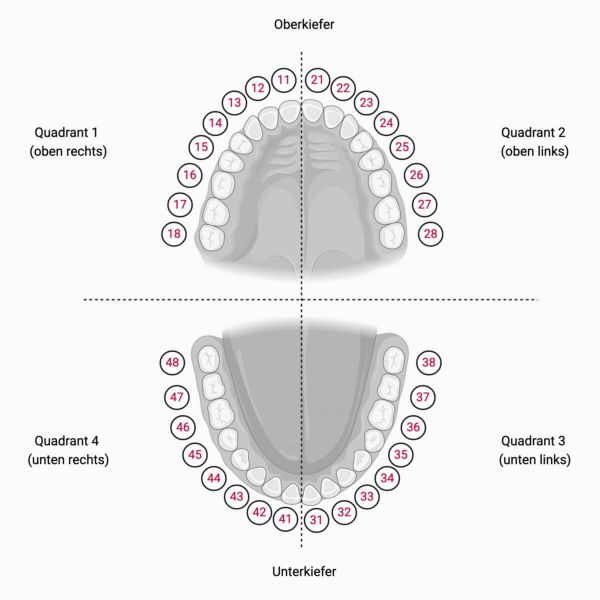
#> input picture mobile/assets/clinical/fdi_chart.png, 1200 x 1200 px, found by its file name (shown at 1/2 size)
$ python detect_fdi_circles.py
#> lines starting #> are read from the running program, lines starting #| are printed output that depends on the picture; after the words box and inside, x2 and y2 are one past the last pixel; in counts of white or black regions, pixels touching at a corner belong together
#!/usr/bin/env python3
"""Find white FDI number badges (red digits) on the chart."""
from __future__ import annotations

import cv2
import numpy as np
from pathlib import Path

img = cv2.imread("assets/clinical/fdi_chart.png")
#> img is the input picture: shape (1200, 1200, 3); mean B, G, R 237.1, 236.9, 237.5
h, w = img.shape[:2]
#> h = 1200; w = 1200
hsv = cv2.cvtColor(img, cv2.COLOR_BGR2HSV)
#> hsv: shape (1200, 1200, 3); mean H, S, V 3.2, 1, 237.6
bgr = img

# Red digit pixels
m1 = cv2.inRange(hsv, (0, 70, 70), (12, 255, 255))
#> m1: shape (1200, 1200); every value is 0
m2 = cv2.inRange(hsv, (168, 70, 70), (180, 255, 255))
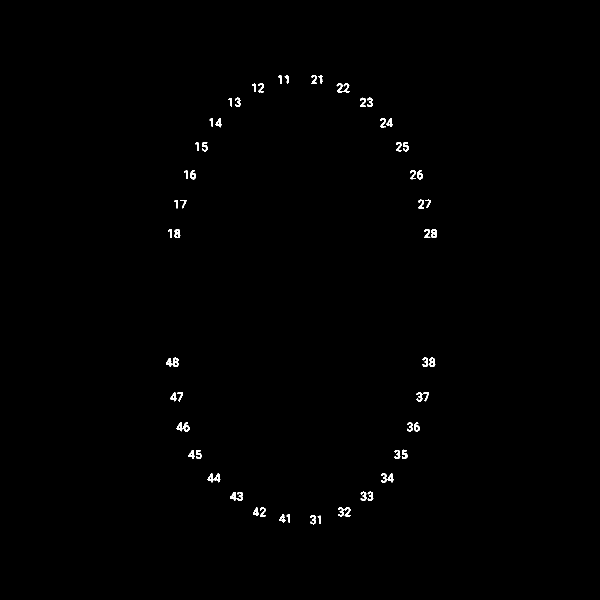
#> m2: shape (1200, 1200) (shown at 1/2 size); 0.48% white; 61 white regions, largest, box (x1, y1, x2, y2) and area: (460, 984, 486, 1002) 246, (415, 947, 441, 965) 234, (673, 166, 699, 185) 229
red = cv2.bitwise_or(m1, m2)
k = cv2.getStructuringElement(cv2.MORPH_ELLIPSE, (5, 5))
red = cv2.dilate(red, k, iterations=2)
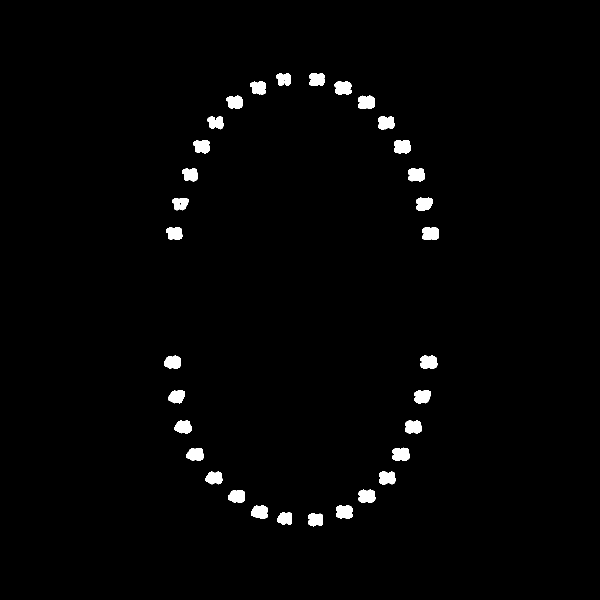
#> red: shape (1200, 1200) (shown at 1/2 size); 1.6% white; 32 white regions, largest, box (x1, y1, x2, y2) and area: (788, 280, 822, 307) 802, (785, 895, 819, 922) 788, (716, 191, 750, 218) 787

n, labels, stats, cents = cv2.connectedComponentsWithStats(red, 8)
#> labels: shape (1200, 1200) int32; 33 distinct labels, from 0 to 32
#> n = 33; stats = 33 rows, first 6: [0, 0, 1200, 1200, 1417037], [552, 146, 29, 26, 576], [619, 146, 30, 26, 699], [500, 162, 32, 27, 686], [669, 162, 34, 27, 783], [453, 191, 32, 27, 685]; cents = 33 pairs, first value 345.1 to 860.9, second value 158.1 to 1039
badges = []
for i in range(1, n):
    area = int(stats[i, cv2.CC_STAT_AREA])
    if area < 40 or area > 900:
        continue
    x = float(cents[i][0])
    y = float(cents[i][1])
    bw = int(stats[i, cv2.CC_STAT_WIDTH])
    bh = int(stats[i, cv2.CC_STAT_HEIGHT])
    if bw > 55 or bh > 55:
        continue
    # Must sit on a bright badge
    xi, yi = int(x), int(y)
    if yi < 0 or yi >= h or xi < 0 or xi >= w:
        continue
    if float(bgr[yi, xi].mean()) < 160:
        continue
    # Estimate radius from component bbox
    r = 0.55 * max(bw, bh) + 6
    badges.append((x / w, y / h, r / w, xi, yi, int(r), area))
#> this loop made 32 passes
#> (area, x, y, bw, bh, xi, yi, r) on passes 1 to 12: (576, 567.1, 158.1, 29, 26, 567, 158, 21.95), (699, 633.5, 158.6, 30, 26, 633, 158, 22.5), (686, 516.8, 175.1, 32, 27, 516, 175, 23.6), (783, 685.8, 175.5, 34, 27, 685, 175, 24.7), (685, 469.7, 204, 32, 27, 469, 203, 23.6), (787, 732.3, 204.5, 34, 27, 732, 204, 24.7), (643, 431.7, 244.7, 33, 27, 431, 244, 24.15), (754, 771.9, 245.2, 34, 27, 771, 245, 24.7), (714, 403.6, 292.5, 33, 27, 403, 292, 24.15), (802, 804.3, 292.9, 34, 27, 804, 292, 24.7), (672, 380.4, 348.8, 32, 27, 380, 348, 23.6), (766, 832.5, 349.2, 34, 27, 832, 349, 24.7)
#> after the loop, badges = 32 items

badges.sort(key=lambda t: (t[1], t[0]))
print("red badges", len(badges))
#| red badges 32
vis = img.copy()
for b in badges:
    cv2.circle(vis, (b[3], b[4]), b[5], (0, 255, 0), 2)
#> this loop made 32 passes
#> b on passes 1 to 12: (0.473, 0.132, 0.0183, 567, 158, 21, 576), (0.528, 0.132, 0.0187, 633, 158, 22, 699), (0.431, 0.146, 0.0197, 516, 175, 23, 686), (0.571, 0.146, 0.0206, 685, 175, 24, 783), (0.391, 0.17, 0.0197, 469, 203, 23, 685), (0.61, 0.17, 0.0206, 732, 204, 24, 787), (0.36, 0.204, 0.0201, 431, 244, 24, 643), (0.643, 0.204, 0.0206, 771, 245, 24, 754), (0.336, 0.244, 0.0201, 403, 292, 24, 714), (0.67, 0.244, 0.0206, 804, 292, 24, 802), (0.317, 0.291, 0.0197, 380, 348, 23, 672), (0.694, 0.291, 0.0206, 832, 349, 24, 766)
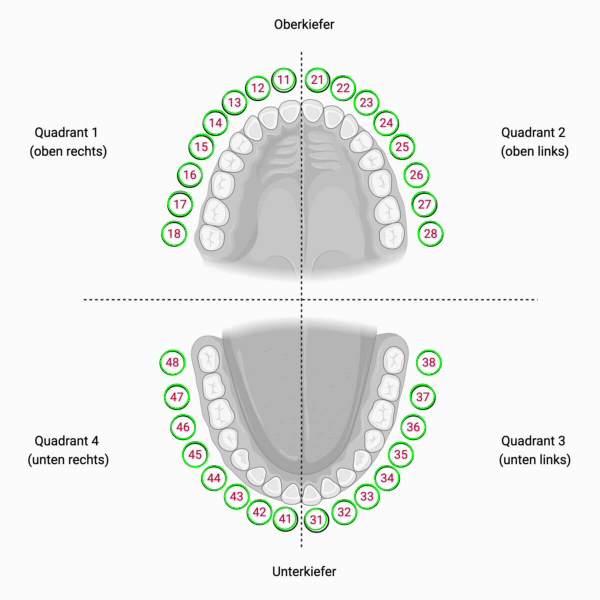
#> vis: shape (1200, 1200, 3) (shown at 1/2 size); 1.02% of pixels changed, all inside (x1, y1, x2, y2) = (320, 135, 886, 1061)

# Split upper/lower by large y gap
ys = sorted(b[1] for b in badges)
#> ys = 32 values from 0.132 to 0.866
best_gap, split_y = 0.0, 0.5
for i in range(len(ys) - 1):
    g = ys[i + 1] - ys[i]
    if g > best_gap:
        best_gap = g
        split_y = 0.5 * (ys[i] + ys[i + 1])
#> this loop made 31 passes
#> (g, best_gap, split_y) on passes 1, 2, 4, 6, 8, 10, 12, 14, 16: (0.000409, 0.000409, 0.132), (0.0137, 0.0137, 0.139), (0.0238, 0.0238, 0.158), (0.0335, 0.0335, 0.187), (0.0394, 0.0394, 0.224), (0.0466, 0.0466, 0.267), (0.0479, 0.0479, 0.315), (0.049, 0.049, 0.364), (0.214, 0.214, 0.496)
#> g on passes 3, 5, 7, 9, 11, 13: 0.000337, 0.000394, 0.000411, 0.000364, 0.000322, 0.000661
#> after the loop, best_gap = 0.214; split_y = 0.496
upper = sorted([b for b in badges if b[1] < split_y], key=lambda t: t[0])
#> upper = 16 items
lower = sorted([b for b in badges if b[1] >= split_y], key=lambda t: t[0])
#> lower = 16 items
print("split", round(split_y, 3), "upper", len(upper), "lower", len(lower))
#| split 0.496 upper 16 lower 16

upper_fdi = list(range(18, 10, -1)) + list(range(21, 29))
lower_fdi = list(range(48, 40, -1)) + list(range(31, 39))


def assign(row, fdis, label):
    if len(row) != len(fdis):
        print(f"WARN {label} count {len(row)} expected {len(fdis)}")
        for i, b in enumerate(row):
            print(f"  {label}[{i}] nx={b[0]:.4f} ny={b[1]:.4f}")
        return {}
    return {f: b for f, b in zip(fdis, row)}


umap = assign(upper, upper_fdi, "U")
#> umap = 16 items
lmap = assign(lower, lower_fdi, "L")
#> lmap = 16 items
mapping = {**umap, **lmap}

for fdi, b in sorted(mapping.items()):
    cv2.putText(
        vis,
        str(fdi),
        (b[3] - 12, b[4] - b[5] - 4),
        cv2.FONT_HERSHEY_SIMPLEX,
        0.45,
        (255, 0, 0),
        1,
        cv2.LINE_AA,
    )
#> this loop made 32 passes
#> (fdi, b) on passes 1 to 12: (11, (0.473, 0.132, 0.0183, 567, 158, 21, 576)), (12, (0.431, 0.146, 0.0197, 516, 175, 23, 686)), (13, (0.391, 0.17, 0.0197, 469, 203, 23, 685)), (14, (0.36, 0.204, 0.0201, 431, 244, 24, 643)), (15, (0.336, 0.244, 0.0201, 403, 292, 24, 714)), (16, (0.317, 0.291, 0.0197, 380, 348, 23, 672)), (17, (0.3, 0.339, 0.0201, 360, 406, 24, 628)), (18, (0.291, 0.389, 0.0201, 348, 466, 24, 698)), (21, (0.528, 0.132, 0.0187, 633, 158, 22, 699)), (22, (0.571, 0.146, 0.0206, 685, 175, 24, 783)), (23, (0.61, 0.17, 0.0206, 732, 204, 24, 787)), (24, (0.643, 0.204, 0.0206, 771, 245, 24, 754))
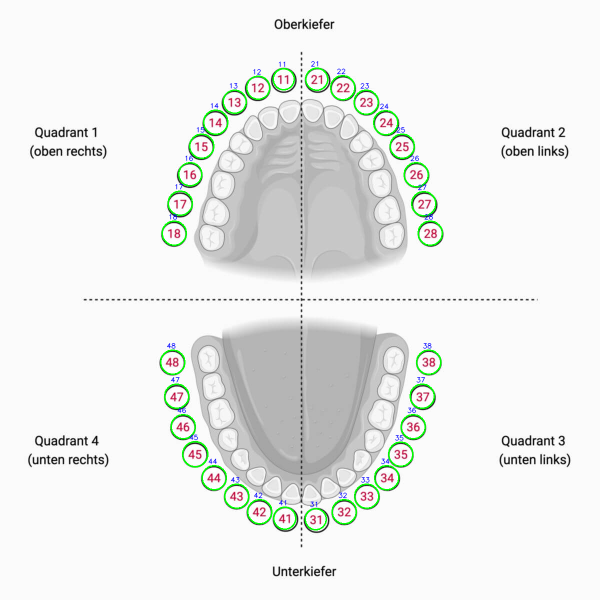
#> vis: shape (1200, 1200, 3) (shown at 1/2 size); 0.28% of pixels changed, all inside (x1, y1, x2, y2) = (333, 121, 867, 1015)

cv2.imwrite("/tmp/fdi_badges_debug.png", vis)
print("wrote /tmp/fdi_badges_debug.png")

print("\n// selectable (x1–x5)")
for fdi in sorted(f for f in mapping if f % 10 <= 5):
    b = mapping[fdi]
    print(f"  {fdi}: Offset({b[0]:.4f}, {b[1]:.4f}), // r≈{b[2]:.4f}")
#> this loop made 20 passes
#|   11: Offset(0.4726, 0.1317), // r≈0.0183
#|   12: Offset(0.4306, 0.1459), // r≈0.0197
#|   13: Offset(0.3914, 0.1700), // r≈0.0197
#|   14: Offset(0.3598, 0.2039), // r≈0.0201
#|   15: Offset(0.3364, 0.2437), // r≈0.0201
#|   21: Offset(0.5279, 0.1321), // r≈0.0187
#|   22: Offset(0.5715, 0.1462), // r≈0.0206
#|   23: Offset(0.6103, 0.1704), // r≈0.0206
#> (further printed lines are left out)
